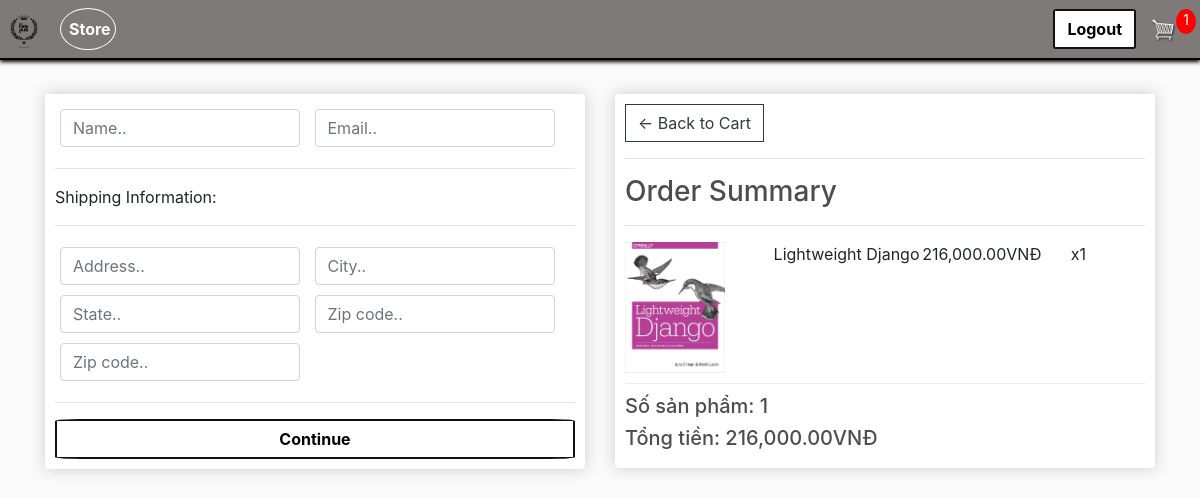
Screenshot of /checkout/ (signed in) with the database file from the repository.
### store/models.py (models this page shows, shortened)
class OrderItem (models.Model):
    product = models.ForeignKey(Product, on_delete=models.SET_NULL, blank=True, null=True)
    order = models.ForeignKey(Order, on_delete=models.SET_NULL, blank=True, null=True)
    quantity = models.IntegerField(default=0, null=True, blank=True)
    date_added = models.DateTimeField(auto_now_add=True)
    @property
    def get_total(self):
        total = self.product.price * self.quantity
        return total

class Product (models.Model):
    name = models.CharField(max_length=200, null=True)
    price = models.FloatField()
    digital = models.BooleanField(default=False, null=True, blank=False)
    images = models.ImageField(null=True, blank=True)
    @property
    def imageURL(self):
        try:
            url = self.images.url
        except:
            url = ''
        return url

class Order (models.Model):
    customer = models.ForeignKey(Customer, on_delete=models.SET_NULL, blank=True, null=True)
    complete = models.BooleanField(default=False)
    date_ordered = models.DateTimeField(auto_now_add=True)
    transaction_id = models.CharField(max_length=100, null=True)
    @property
    def shipping(self):
        shipping = False
        orderitems = self.orderitem_set.all()
        for i in orderitems:
            if i.product.digital == False:
                shipping = True
            return shipping
    @property
    def get_cart_total(self):
        orderitems = self.orderitem_set.all()
        total = sum ([item.get_total for item in orderitems])
        return total
    @property
    def get_cart_items(self):
        orderitems = self.orderitem_set.all()
        total = sum([item.quantity for item in orderitems])
        return total

### store/views.py (the view)
# urls.py: path('checkout/', views.checkout, name="checkout"),
def checkout(request):
     if request.user.is_authenticated:
          customer = request.user.customer
          order, created = Order.objects.get_or_create(customer=customer, complete=False)
          items = order.orderitem_set.all()
          cartItems = order.get_cart_items
     else:
          items = []
          order = {'get_cart_total':0, 'get_cart_item': 0}
          cartItems =  order['get_cart_item']
     context = {'items':items, 'order':order, 'cartItems': cartItems}
     return render(request, 'store/checkout.html', context)

### store/templates/store/checkout.html (shortened to what this page needs)
{% extends 'store/main.html' %}
{% load static %}
{% block content %}
{% load humanize %}
     <div class="row">
		<div class="col-lg-6">
			<div class="box-element" id="form-wrapper">
				<form id="form">
					<div id="user-info">
						<div class="form-field">
							<input required class="form-control" type="text" name="name" placeholder="Name..">
						</div>
						<div class="form-field">
							<input required class="form-control" type="email" name="email" placeholder="Email..">
						</div>
					</div>
					<div id="shipping-info">
						<hr>
						<p>Shipping Information:</p>
						<hr>
						<div class="form-field">
							<input class="form-control" type="text" name="address" placeholder="Address..">
						</div>
						<div class="form-field">
							<input class="form-control" type="text" name="city" placeholder="City..">
						</div>
						<div class="form-field">
							<input class="form-control" type="text" name="state" placeholder="State..">
						</div>
						<div class="form-field">
							<input class="form-control" type="text" name="zipcode" placeholder="Zip code..">
						</div>
						<div class="form-field">
							<input class="form-control" type="text" name="country" placeholder="Zip code..">
						</div>
					</div>
					<hr>
					<input id="form-button" class="btn btn-success btn-block" type="submit" value="Continue">
				</form>
			</div>
			<br>
			<br>
		</div>
		<div class="col-lg-6">
			<div class="box-element">
				<a  class="btn btn-outline-dark" href="{% url 'cart' %}">&#x2190; Back to Cart</a>
				<hr>
				<h3>Order Summary</h3>
				<hr>
				{% for item in items  %}
				<div class="cart-row">
					<div style="flex:2"><img class="row-image" src="{{item.product.imageURL}}"></div>
					<div style="flex:2"><p>{{item.product.name}}</p></div>
					<div style="flex:2"><p>{{item.product.price|floatformat:2|intcomma}}VNĐ</p></div>
					<div style="flex:1"><p> x{{item.quantity}}</p></div>
				</div>
				{% endfor %}
				<h5>Số sản phẩm:   {{order.get_cart_items}}</h5>
				<h5>Tổng tiền:   {{order.get_cart_total|floatformat:2|intcomma}}VNĐ</h5>
			</div>
		</div>
	</div>
{% endblock content %}

### static/css/main.css (style rules this page uses)
body { background-color: hsl(0, 0%, 98%); }
h1,h2,h3,h4,h5,h6 { color:hsl(0, 0%, 30%); }
.box-element { box-shadow:hsl(0, 0%, 80%) 0 0 16px; background-color: #fff; border-radius: 4px; padding: 10px; }
.col-lg-4, .col-lg-6, .col-lg-8, .col-lg-12 { margin-top: 10px; }
.btn { border-radius: 0; }
.row-image { width: 100px; }
.form-field { width:250px; display: inline-block; padding: 5px; }
.cart-row { display: flex; align-items: flex-stretch; padding-bottom: 10px; margin-bottom: 10px; border-bottom: 1px solid #ececec; }
.btn-success { border: 2px solid #13110e; border-radius: 5%; font-weight: bold; background-color: #fff; color: #000; }

### rows the page displays
OrderItem: product.imageURL (picture), product.name "Lightweight Django", product.price "216,000.00", quantity "1"
Order: get_cart_items "1", get_cart_total "216,000.00"

### other values shown
{{ cartItems }} "1"
